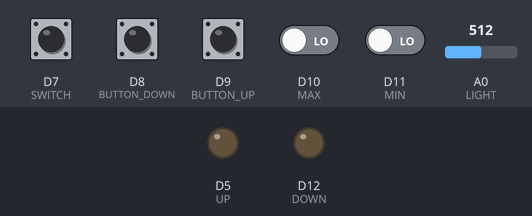
The sketch below on a simulated Arduino MKR. Shown: output pins drawn as LEDs (lit = HIGH). The test bench sets the inputs (shaded band); at power-on: D7 (SWITCH) HIGH, D8 (BUTTON_DOWN), D9 (BUTTON_UP), D10 (MAX), D11 (MIN) LOW, A0 (LIGHT) = 512. What the sketch prints to the serial monitor is not drawn.

Above: at 1.2 s.
1.3 s: D8 (BUTTON_DOWN) pulled HIGH for 0.15 s
At 1.37 s:
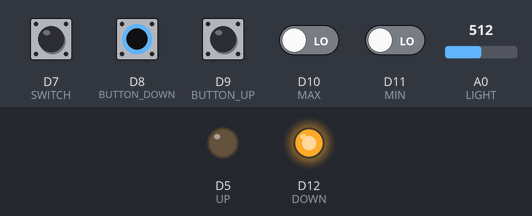
2.9 s: D9 (BUTTON_UP) pulled HIGH for 0.15 s
At 2.97 s:
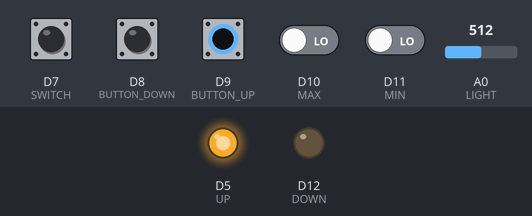
Timing chart, 0 to 5.9 s (numbered marks = the images above; inputs shaded):
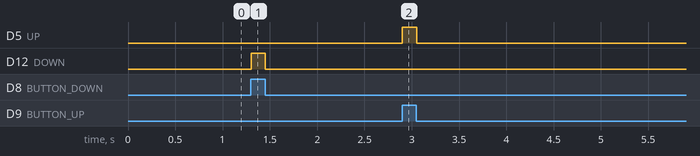

The sketch:

leonardo_wifi.ino
```cpp
#include <Wire.h> //I2C protokoll használatához

int BUTTON_UP=9; //Felfelé nyomógomb állapot érzékelése
int BUTTON_DOWN=8; //Lefelé nyomógomb állapot érzékelése
int UP=5; //Felfelé utasítás
int DOWN=12; //Lefelé utasítás
int MAX=10; //Max pozíció elérés figyelése
int MIN=11; //Min pozíció elérés figyelése
int SWITCH=7; //Üzemmód váltás
int LIGHT=A0; //Analóg láb a fotorezisztív szenzorhoz
int mode_change=0; //Aktuális üzemmód
int wifi_up=0;
int wifi_down=0;

void setup() {
  pinMode(BUTTON_UP, INPUT); //Felfelé nyomógomb állapot érzékelése
  pinMode(BUTTON_DOWN, INPUT); //Lefelé nyomógomb állapot érzékelése
  pinMode(UP, OUTPUT); //Felfelé utasítás
  pinMode(DOWN, OUTPUT); //Lefelé utasítás
  pinMode(MAX, INPUT); //Max pozíció elérés figyelése
  pinMode(MIN, INPUT); //Min pozíció elérés figyelése
  pinMode(SWITCH,INPUT); //Üzemmód váltás
  pinMode(LIGHT,INPUT); //Analóg láb a fotorezisztív szenzorhoz
  int pressed_up=0; //Felfelé nyomógomb állapot érzékelése
  int pressed_down=0; //Lefelé nyomógomb állapot érzékelése
  int max_position=0; //Max pozíció elérés figyelése
  int min_position=0; //Min pozíció elérés figyelése
  Wire.begin(0);  // I2C indítás, slave 0 néven

}

void loop() {
  int pressed_up=digitalRead(BUTTON_UP); //Felfelé utasítás olvasása
  int pressed_down=digitalRead(BUTTON_DOWN); //Lefelé utasítás olvasása
  int max_position=digitalRead(MAX); //Max pozíció elérve olvasása
  int min_position=digitalRead(MIN); //Min pozíció elérve olvasása
  int mode=digitalRead(SWITCH); //Üzemmód váltás olvasása
  float light=analogRead(LIGHT); //Fénymennyiség olvasása
  Wire.onReceive(dataArrived); //Adat érkezésre adott függvényt hívja
  Serial.println(light);
  if(mode_change==0) //Egyes üzemmód, kézi működtetés
  {
        if (((pressed_up == HIGH || wifi_up == HIGH) || (pressed_down == HIGH || wifi_down == HIGH)) && !((pressed_up == HIGH || wifi_up == HIGH) && (pressed_down == HIGH || wifi_down == HIGH))) //XOR kettő kimenet bekapcsolásának kizárásához
        {
          if((pressed_up == HIGH || wifi_up == HIGH)&& !max_position) digitalWrite(UP, HIGH);
          else if((pressed_down == HIGH || wifi_down == HIGH) && !min_position) digitalWrite(DOWN, HIGH);
          else
          {
            digitalWrite(UP, LOW);
            digitalWrite(DOWN, LOW);
          }
        }
        else
        {
          digitalWrite(UP, LOW);
          digitalWrite(DOWN, LOW);
         }
  }
  else if(mode_change==1) //Kettes üzemmód, automatikus működtetés
  {
    if(light>300 && !min_position) //Érték felett megpróbálja csökkenteni a fénymennyiséget
    {
      digitalWrite(UP, HIGH);
    }
    else digitalWrite(UP, LOW);
    if(light<550 && !max_position) //Érték alatt megpróbálja növelni a fénymennyiséget
    {
      digitalWrite(DOWN, HIGH);
    }
    else digitalWrite(DOWN, LOW);
  }
}

void dataArrived(int howMany) {
   int c = Wire.read();
   if(c==0 || c==1) {wifi_up=c;}
   else if(c==10 || c==11) {wifi_down=c-10;}
   else { mode_change=c-20;}
}
```

Measured:
- after the input at 1.3 s, D12 (DOWN): LOW → HIGH at once, → LOW 0.15 s later
- after the input at 2.9 s, D5 (UP): LOW → HIGH at once, → LOW 0.15 s later
